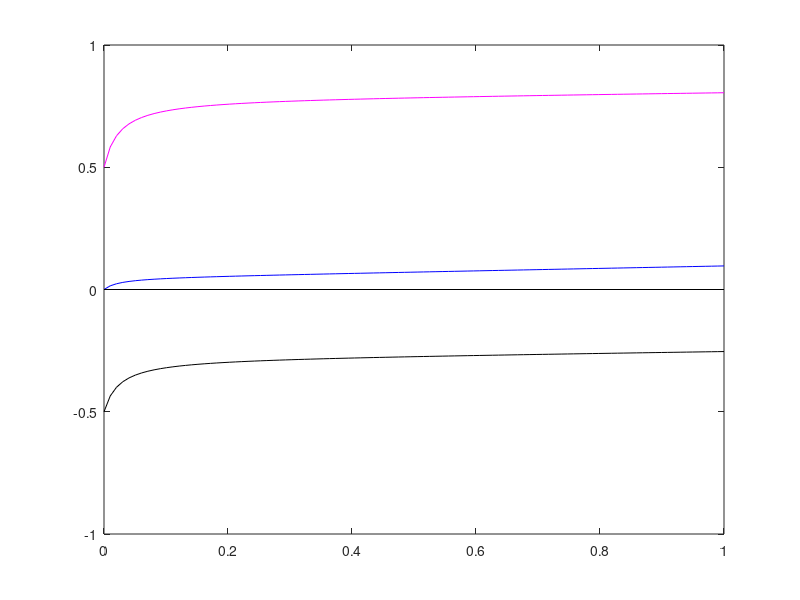

Write the MATLAB code that produced this figure.
%% Type 1 methanotrophy: Ch4 is energy and carbon source

%% biomass composition
nHE = 1.8; nOE = .3; nNE = .3; % reserve
nHV = 1.8; nOV = .5; nNV = .1; % structure

%% X: CH4
%% C: CO2
%% H: H2O
%% O: O2
%% N: NH3
%% E: reserve
%% V: structure

%%   X C H O N E   V
n = [1 1 0 0 0 1   1;   % C
     4 0 2 0 3 nHE nHV; % H
     0 2 1 2 0 nOE nOV; % O
     0 0 0 0 1 nNE nNV];% N

YA_NX = -nNE;
YA_HX = 2 - (3 * YA_NX + nHE)/ 2;
YA_OX = (-YA_HX - nOE)/2;
YM_HE = (-3 * nNE + nHE)/ 2;
YM_OE = -1 + (nOE - YM_HE)/ 2;
YG_NE = nNE - nNV;
YG_HE = (nHE - nHV - 3 * YG_NE)/ 2;
YG_OE = (nOE - nOV - YG_HE)/ 2;

%%    X C H      O     N      E V
Y = [-1 1 2     -2     0      0 0;  % assim: cat
     -1 0 YA_HX  YA_OX YA_NX  1 0;  % assim: ana
      0 1 YM_HE  YM_OE nNE   -1 0;  % maint
      0 1 YM_HE  YM_OE nNE   -1 0;  % growth: cat
      0 0 YG_HE  YG_OE YG_NE -1 1]';% growth: ana
%% notice transponent!!
%% n * Y % must be zero's

jEAm = 1.2; % mol/(mol.h)
kE = 2;     % 1/h
kM = .01;   % 1/h
yEX = 0.8; yXE = 1/yEX; % mol/mol
yVE = 0.8; yEV = 1/yVE; % mol/mol

jEM = yEV * kM;
rm = (jEAm - jEM)/ (jEAm/ kE + yEV);

nr = 100; r = linspace(0,rm,nr);

mE = yEV * (r + kM) ./ (kE - r);
jEA = kE * mE;
jEG = r * yEV;
jEM = ones(1,nr) * kM * yEV;

k = [(yXE - 1) * jEA; jEA; jEM; (1 - yVE) * jEG; yVE * jEG];
j = Y * k;
r = r/rm;

plot(r, j(1,:), 'm', ... % X
     r, j(2,:), 'k', ... % C
     r, j(4,:), 'r', ... % O
     r, j(5,:), 'b', ... % N
     r, j(6,:), 'g', ... % E
     [0;1], [0;0], 'k')


plot(r, j(1,:)./j(4,:), 'm', ... % X/O
     r, j(5,:)./j(4,:), 'b', ... % N/O
     r, j(2,:)./j(4,:), 'k', ... % C/O
     [0;1], [0;0],'k')
